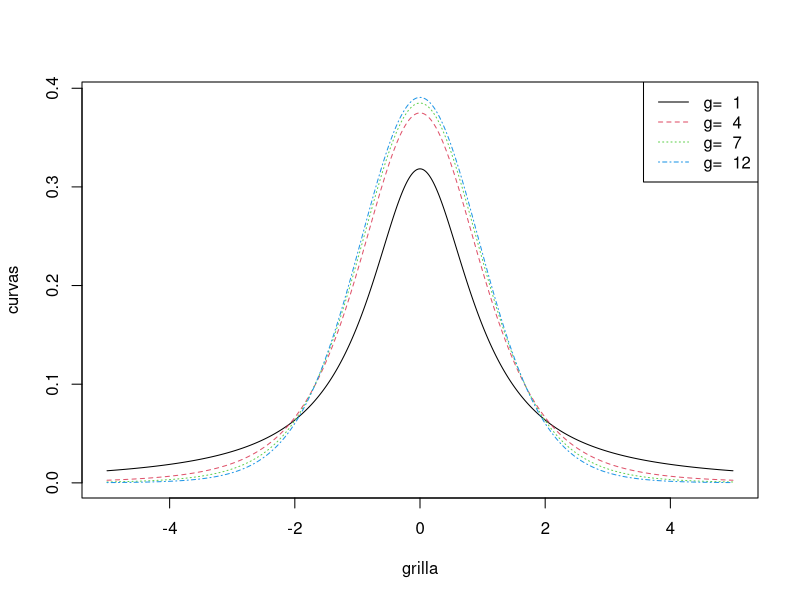
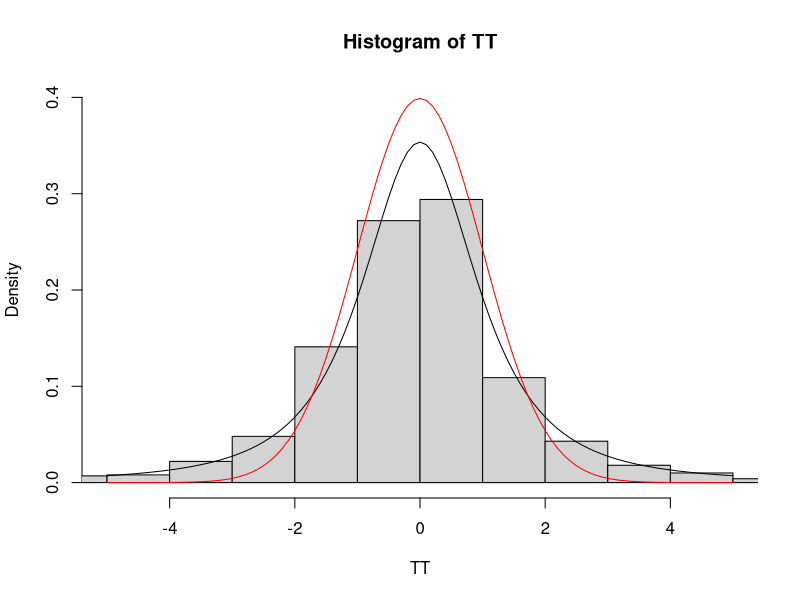
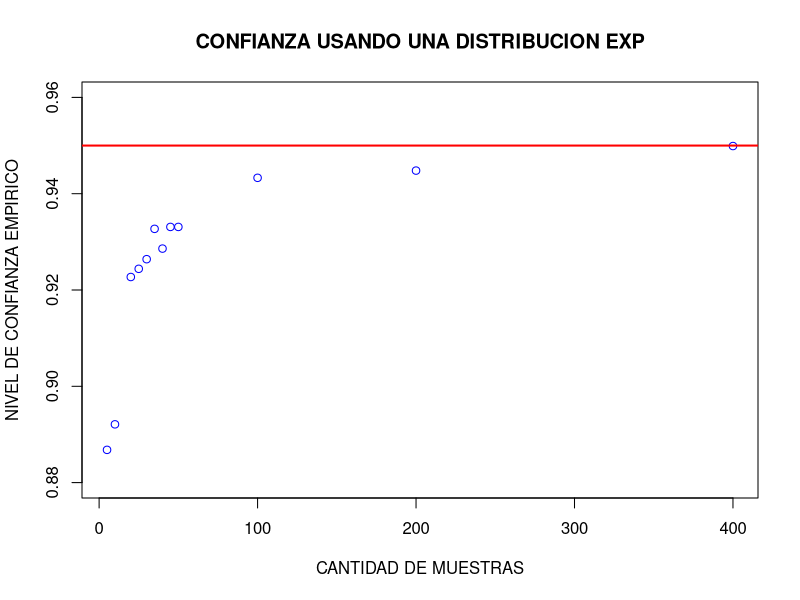

Write R code to recreate these figures, in order.
## ------------------------------------------
## Generamos 10 valores normales con media 5.
set.seed(1)  # fijamos la semilla
muestra = rnorm(10, mean = 5, sd = 1)


## ------------------------------------------
## Definimos los parametros
nreps = 10000
mu = 0
n = 10
sigma = 0.5
alfa = 0.05


## Calculamos los IC
set.seed(1)
calc_intervalos = function(muestra, sigma, alfa){
  n = length(muestra)
  z = qnorm(1-alfa/2)
  b_izq = mean(muestra) - z*sigma/sqrt(n)
  b_der = mean(muestra) + z*sigma/sqrt(n)
  return(c(b_izq, b_der))
}

muestra = rnorm(10, 0, 0.5)

intervalos = matrix (rep(0, 2*nreps), ncol = 2)

n = 200

for (iter in 1:nreps){
  
    muestra = rnorm(n, mu, sigma)
    intervalos[iter, ] =calc_intervalos(muestra, sd(muestra), alfa)
}


## Proporcion que el IC contiene al mu verdadero
mean((mu< intervalos[,2]) & (mu> intervalos[,1]))
## ------------------------------------------





## ------------------------------------------
## T de student
grados = c(1, 4, 7, 12)
grilla = seq(-5, 5, length = 1000)
curvas = sapply(grados, dt, x=grilla)
matplot(grilla, curvas, type = 'l')
legend("topright", paste("g= ", grados),
       lty = 1:4, col = 1:4)
## ------------------------------------------

## ------------------------------------------
## Parametros
n = 3
mu = 10
sigma = 2
N = 1000
TT = rep(0,N)
## Medias muestrales estandarizadas
for(i in 1:N){
    muestra = rnorm(n, mu, sigma)
    xbarra = mean(muestra)
    s = sd(muestra)
    TT[i] = (xbarra-mu)/(s/sqrt(n))}

## Grafico (histograma T)
hist(TT, freq = FALSE, nclass = 100,
     xlim = c(-5, 5), ylim = c(0, 0.4))
curve(dt(x, n-1), add = TRUE)
curve(dnorm(x), add = TRUE, col = 'red')
## ------------------------------------------

## ------------------------------------------
nreps = 10000
mu = 0
n = 10
sig = 0.5
alfa = 0.05

calc_intervalos_t = function(muestra, alfa){ ## completar funcion
  n = length(muestra)
  t = qt(1-alfa/2, n-1)    
  b_izq = mean(muestra) - t*sd(muestra)/sqrt(n)
  b_der = mean(muestra) + t*sd(muestra)/sqrt(n)
  return(c(b_izq, b_der))
}

intervalos = matrix (rep(0, 2*nreps), ncol = 2)

set.seed(1)
for (iter in 1:nreps) {
    
    muestra = rnorm(n, mu, sigma)
    intervalos[iter, ] =calc_intervalos_t(muestra, alfa)
}
## ------------------------------------------

## ------------------------------------------
# SI MI MUESTRA NO SIGUE UNA DISTRIBUCION NORMAL
set.seed(123)
ns = c(5, 10,20, 25, 30, 35, 40, 45, 50, 100, 200, 400)
cobertura = rep(0, length(ns))
mu = 0.5# 1/lambda

for (k in 1:length(ns)){
  
  n = ns[k]
  
  for (iter in 1:nreps) {
    
    muestra = rexp(n,2)
    intervalos[iter, ] = calc_intervalos_t(muestra, alfa)
  }
  cobertura[k] = mean((mu< intervalos[,2]) & (mu> intervalos[,1]))

}

plot(ns, cobertura, col = "blue", main = "CONFIANZA USANDO UNA DISTRIBUCION EXP",
                                  ylim = c(0.88, 0.96), xlab = "CANTIDAD DE MUESTRAS",
                                  ylab = "NIVEL DE CONFIANZA EMPIRICO")
abline(h = 0.95, col = "red", lwd = 2)
## ------------------------------------------


## ------------------------------------------
## La proporcion de veces que contiene a mu
mean((mu< intervalos[,2]) & (mu> intervalos[,1]))




## En R:  
prop.test(340, 500)
##          1-sample proportions test with continuity correction
##          data:  340 out of 500, null probability 0.5
##          X-squared = 64.082, df = 1, p-value = 1.193e-15
##          alternative hypothesis: true p is not equal to 0.5
##          95 percent confidence interval:
##          0.6368473 0.7203411
##          sample estimates:
##             p
##          0.68
## ------------------------------------------



